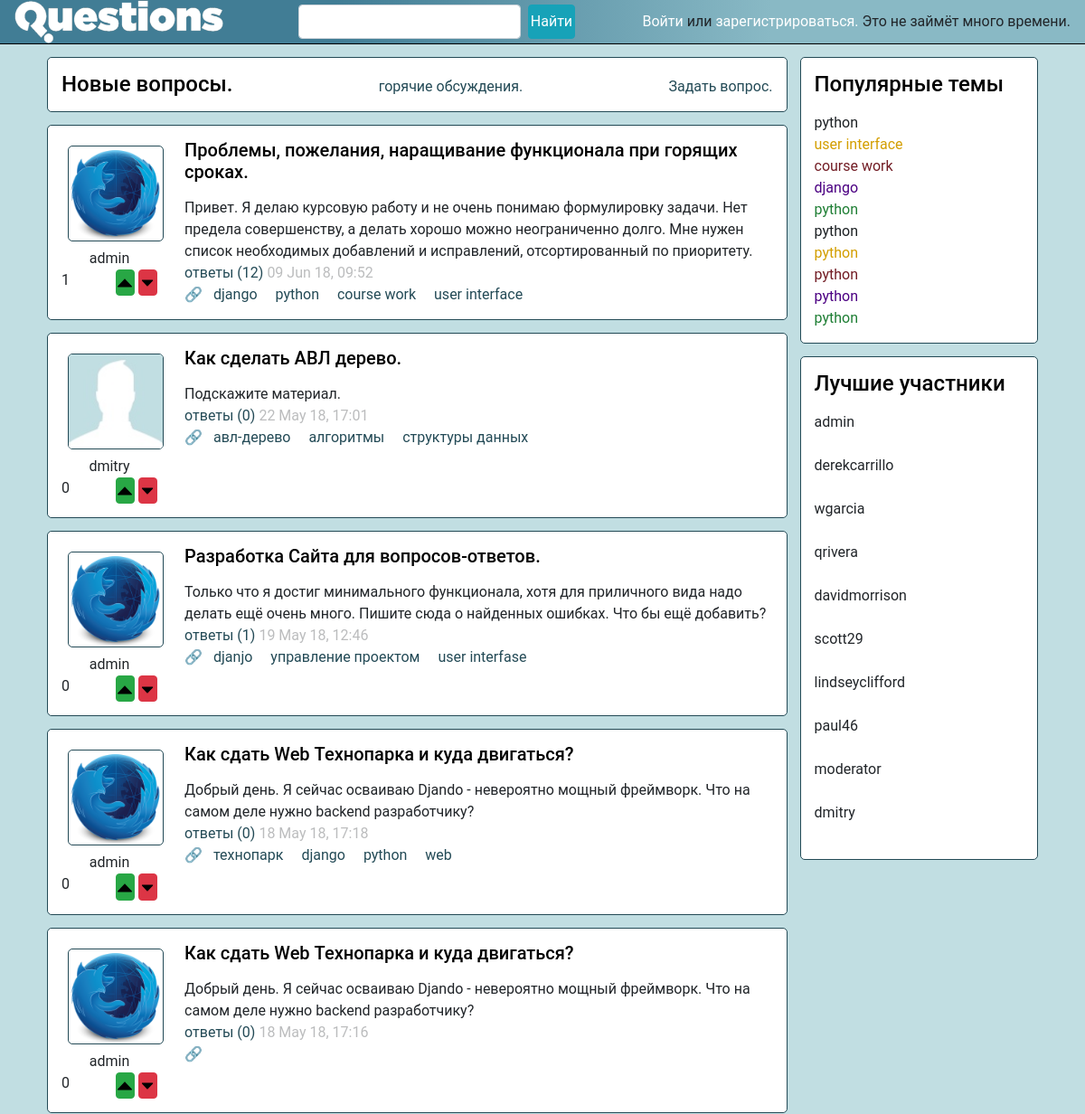
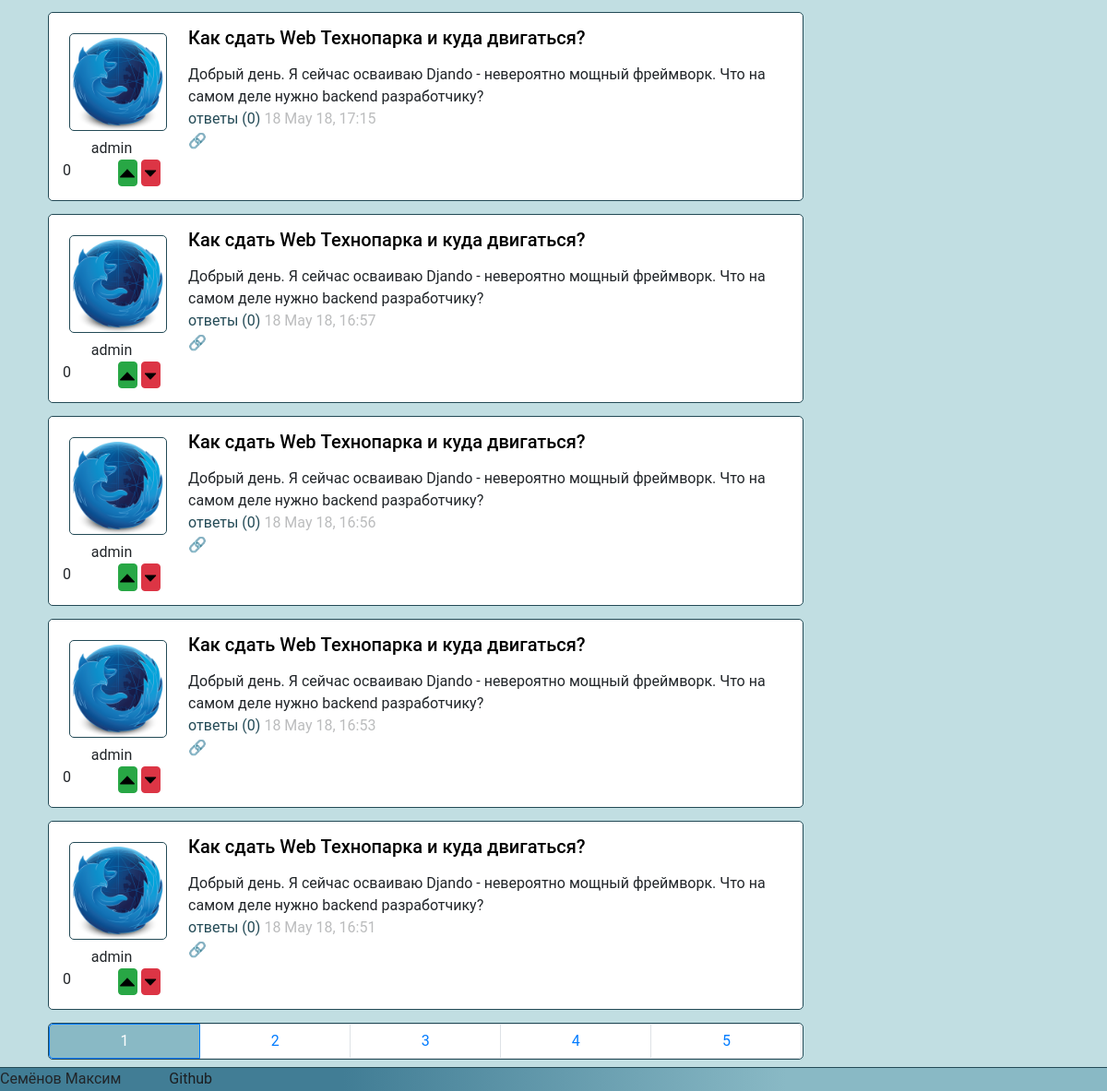
The page / on the database its author committed (2 pictures, top to bottom).
### question_answer/models.py (models this page shows)
class Question(models.Model):
    id = models.AutoField(primary_key=True)
    title = models.TextField()
    text = models.TextField()
    profile_id = models.ForeignKey(Profile, null=True, on_delete=models.SET_NULL)
    time = models.DateTimeField()
    rating = models.IntegerField(default=0)
    tags = models.ManyToManyField(Tag)

class Tag(models.Model):
    text = models.TextField()

class ExcerptTag(models.Model):
    text = models.TextField()

class ExcerptUsername(models.Model):
    username = models.TextField()

### question_answer/views.py (the view)
# urls.py: path('', views.new_questions, ),
def new_questions(request, page=1):
    context = prepearer.new_questions(page_number=page)
    return render(request, 'question_answer/all_questions.html', context=context)

### question_answer/context_processors.py (called while the page is built)
def extract_top_tag(request):
    return {
        "excerpt_tags": [i.text for i in models.ExcerptTag.objects.all()]
    }

def extract_top_users(request):
    return {
        "excerpt_usernames": [i.username for i in models.ExcerptUsername.objects.all()]
    }

### question_answer/data_prepearing.py (called while the page is built)
    def __new_questions(self):
        return my_db.Question.objects \
            .order_by("-time")

    def new_questions(self, page_number):
        questions_queryset = self.__new_questions()
        context = self.__prepare_data(questions_queryset, page_number)
        return context

### question_answer/paginator_lib.py (called while the page is built)
def five_before(page):
    if page.number <= 5:
        return [x for x in range(1, page.number)]
    else:
        return [x for x in range(page.number - 5, page.number)]

def five_after(page):
    if page.paginator.num_pages - page.number <= 5:
        return [x for x in range(page.number + 1, page.paginator.num_pages + 1)]
    else:
        return [x for x in range(page.number + 1, page.number + 5)]

def paginator_wrap(quwery_set, page_number):
    p = django.core.paginator.Paginator(quwery_set, 10)
    return p.get_page(page_number)

### question_answer/templates/question_answer/all_questions.html (shortened to what this page needs)
{% extends "question_answer/questions_tape.html" %}
{% block section_header %}
    <div class="main-captions bordered">
        <h4>Новые вопросы.</h4>
        <a href="{% url 'hot' 1 %}">горячие обсуждения.</a>
        <a href="{% url 'ask' %}">Задать вопрос.</a>
    </div>
{% endblock section_header %}
{% block pagination %}
    <nav class="bordered">
        <div class="pagination">
            <div class="page-item active">
                <a class="page-link" href="{% url 'new' current_page %}">{{ current_page }}</a>
            </div>
            {% for next_page in next_pages %}
                <div class="page-item">
                    <a class="page-link" href="{% url 'new' next_page %}">{{ next_page }}</a>
                </div>
            {% endfor %}
        </div>
    </nav>
{% endblock pagination %}

### question_answer/templates/question_answer/questions_tape.html (shortened to what this page needs)
{% extends "question_answer/basic_page.html" %}
{% block links_in_header %}
    <link rel="stylesheet" href="/static/question_answer/hot_qestions.css" type="text/css">
{% endblock links_in_header %}
{% block main_content %}
    <div class="main-container d-flex flex-column">
        {% block section_header %}{% endblock section_header %}
        {% for question in questions %}
            <div class="question bordered">
                <div class="col-2">
                    <img class="img-filling bordered" src="{{ question.avatar_url }}">
                    <div class="text-center">{{ question.nickname }}</div>
                    <div class="rating-counter">
                        <span>{{ question.rating }}</span>
<form method="post" action="{% url "evaluation_of_questions" %}">
    <button type="submit" class="btn btn-success btn-up" name="action" value="plus">
        <svg xmlns="http://www.w3.org/2000/svg" class="icon icon--ui__rating-up icon--ui__rating-up_comments">
    <use xlink:href="#icon--ui__rating-up"></use>
</svg>
    </button>
    <button type="submit" class="btn btn-danger btn-down" name="action" value="minus">
        <svg xmlns="http://www.w3.org/2000/svg" class="icon icon--ui__rating-down icon--ui__rating-down_comments">
    <use xlink:href="#icon--ui__rating-down"></use>
</svg>
    </button>
</form>
                    </div>
                </div>
                <div class="qestion__content col-10">
                    <a href="{% url "question" question.id %}"><h5>{{ question.title }}</h5></a>
                    <div>{{ question.text }}</div>
                    <div>
                        <a href="{% url "question" question.id %}">ответы ({{ question.answers }})</a>
                        <span class="question_time">{{ question.time }}</span>
                    </div>
                    <div class="tags-field">
                        🔗
                        {% for tag in question.tags %}
                            <a href="{% url "tag" tag %}">{{ tag }}</a>
                        {% endfor %}
                    </div>
                </div>
            </div>
        {% endfor %}
    </div>
    {% block pagination %}{% endblock pagination %}
{% endblock main_content %}

### question_answer/templates/question_answer/basic_page.html (shortened to what this page needs)
<!DOCTYPE html>
<html lang="en">
<head>
    <link type="text/css" rel="stylesheet" href="/static/bootstrap/bootstrap.min.css">
    <link type="text/css" rel="stylesheet" href="/static/question_answer/basic_page.css">
    {% load static %}
    {% block links_in_header %}{% endblock links_in_header %}
</head>
<body>
<header class="gradient_backgraund">
    <a class="d-flex" href="/"><img class="logo" src="/static/img/question-logo-white.png"/></a>
    <form class="d-flex flex-row">
        <input class="form-control search-field" placeholder="" type="text">
        <button class="btn btn-info" type="submit">Найти</button>
    </form>
    {% if user.is_authenticated %}
        <div class="avatar-wrapper">
            <div class="">
                <img src="{{ user.profile.avatar.url }}" class="user-avatar bordered">
            </div>
            <div class="action-login">
                <h5 class="nickname">{{ user.first_name }}</h5>
                <a href="{% url "settings" %}">Настройки</a>
                <form class="logout-link" action="{% url "logout" %}" method="POST">
                    {% csrf_token %}
                    <input class="btn btn-link" type="submit" value="Выйти">
                </form>
            </div>
        </div>
    {% else %}
        <div><a href="{% url "login" %}">Войти</a> или <a href="{% url "signup" %}">зарегистрироваться.</a> Это не
            займёт много времени.
        </div>
    {% endif %}
</header>
<div class="container d-flex flex-column flex-lg-row flex-xl-row">
    <main class="right-column">
        {% block main_content %}{% endblock main_content %}
    </main>
    <div class="d-flex flex-row col-12 flex-lg-column col-lg-3 flex-xl-column col-xl-3 left-column">
        <div class="popular-tags-wrapper bordered flex-column">
            <h4 class="d-flex">Популярные темы</h4>
            <div class="popular-tags d-flex flex-column">
                {% for tag in excerpt_tags %}
                    <a class="d-flex" href="{% url 'tag' tag %}">{{ tag }}</a>
                {% endfor %}
            </div>
        </div>
        <div class="best-members-wrapper bordered flex-column">
            <h4 class="d-flex">Лучшие участники</h4>
            <div class="best-members d-flex flex-column">
                {% for username in excerpt_usernames %}
                    <div class="member d-flex">{{ username }}</div><br>
                {% endfor %}
            </div>
        </div>
    </div>
</div>
<div class="crutch_for_footer"></div>
<footer class="gradient_backgraund">
    <span>Семёнов Максим</span>
    <a href="https://github.com/OlegSchwann/Technopark-Web" class="github_link">Github</a>
</footer>
</body>
</html>

### static/question_answer/basic_page.css (style rules this page uses)
.bordered { border: 1px solid #234a56; border-radius: 5px; background: white; margin: 7px; }
h1, h2, h3, h4, h5, h6 { margin-bottom: 1pc; margin-top: 0; color: #000000; }
a { color: #234a56; }
html { position: relative; min-height: 100%; }
body { font-family: "Roboto", "Lucida Grande", "DejaVu Sans", "Bitstream Vera Sans", Verdana, Arial, sans-serif; background: #c1dee2; margin: 0; }
header { display: flex; flex-direction: row; justify-content: space-between; align-items: center; padding-left: 1rem; padding-right: 1rem; border-bottom: solid black 1px; margin-bottom: 7px; }
.gradient_backgraund { background: #417d95; background: -moz-linear-gradient(left, #417d95 31%, #89b9c5 71%); background: -webkit-linear-gradient(left, #417d95 31%, #89b9c5 71%); background: linear-gradient(to right, #417d95 31%, #89b9c5 71%); filter: progid:DXImageTransform.Microsoft.gradient(startColorstr='#417d95', endColorstr='#89b9c5', GradientType=1); }
.gradient_backgraund a, .btn-link, .btn-link:hover { color: #ffffff; }
.logo { height: 3rem; }
.search-field { margin-left: 0.5rem; margin-right: 0.5rem; width: auto; display: flex; flex-grow: 1; }
.img-filling { max-width: 100%; min-width: 100%; }
.left-column { padding-left: 0; padding-right: 0; margin: 0; align-content: stretch; }
.right-column { padding-right: 0; }
.popular-tags-wrapper { display: flex; flex-grow: 1; padding: 15px; margin-bottom: 7px; }
.popular-tags a:nth-child(5n+0) { color: #1e7e34; }
.popular-tags a:nth-child(5n+1) { color: #1d2124; }
.popular-tags a:nth-child(5n+2) { color: #d39e00; }
.popular-tags a:nth-child(5n+3) { color: #721c24; }
.popular-tags a:nth-child(5n+4) { color: indigo; }
.best-members-wrapper { display: flex; flex-grow: 1; padding: 15px; }
.best-members { display: flex; flex-direction: column; }
.member { display: block; }
.page-item.active a.page-link { background-color: #89b9c5; }
@media (min-width: 960px) { .left-column { align-content: flex-start; } }
@media (min-width: 960px) { .popular-tags-wrapper { flex-grow: 0; } }
@media (min-width: 960px) { .best-members-wrapper { flex-grow: 0; } }
.question_time { opacity: 0.3; }
.crutch_for_footer { min-height: calc(1.6rem + 1px); }
footer { position: absolute; bottom: 0; width: 100%; margin-top: 7px; border-top: 1px solid #234a56; height: 1.6rem; }
.github_link { color: #1b1e21 !important; margin-left: 3rem; }

### static/question_answer/hot_qestions.css (style rules this page uses)
.main-captions { display: flex; align-items: flex-end; justify-content: space-between; padding: 15px; }
.main-captions h4 { margin: 0; }
.question { display: flex; flex-direction: row; padding-top: 15px; padding-bottom: 15px; }
.img-filling { max-width: 100%; min-width: 100%; }
.rating-counter { display: flex; flex-direction: row; align-content: center; justify-content: space-between; }
.btn { padding: 0.1rem; }
.btn-up svg { width: 1rem; height: 1rem; }
.btn-down svg { width: 1rem; height: 1rem; padding: 0.1rem; }
.tags-field a { margin-left: 0.5em; margin-right: 0.5em; }
.page-item { flex-grow: 1; text-align: center; }

### rows shown on the page
Question: title "Проблемы, пожелания, наращивание функционала при горящих сроках.", text "Привет. Я делаю курсовую работу и не очень понимаю формулировку задачи. Нет предела совершенству, а делать хорошо можно неограниченно долго. Мне нужен список необходимых добавлений и исправлений, отсортированный по приоритету."
Tag: tags "django" "django"
Tag: tags "python" "python"
Tag: tags "course work"
Tag: tags "user interface"
Question: title "Как сделать АВЛ дерево.", text "Подскажите материал."
Tag: tags "авл-дерево"
Tag: tags "алгоритмы"
Tag: tags "структуры данных"
Question: title "Разработка Сайта для вопросов-ответов.", text "Только что я достиг минимального функционала, хотя для приличного вида надо делать ещё очень много. Пишите сюда о найденных ошибках. Что бы ещё добавить?"
Tag: tags "djanjo"
Tag: tags "управление проектом"
Tag: tags "user interfase"
Question: title "Как сдать Web Технопарка и куда двигаться?", text "Добрый день. Я сейчас осваиваю Djando - невероятно мощный фреймворк. Что на самом деле нужно backend разработчику?"
Tag: tags "технопарк"
Tag: tags "web"
Question: title "Как сдать Web Технопарка и куда двигаться?", text "Добрый день. Я сейчас осваиваю Djando - невероятно мощный фреймворк. Что на самом деле нужно backend разработчику?"
Question: title "Как сдать Web Технопарка и куда двигаться?", text "Добрый день. Я сейчас осваиваю Djando - невероятно мощный фреймворк. Что на самом деле нужно backend разработчику?"
Question: title "Как сдать Web Технопарка и куда двигаться?", text "Добрый день. Я сейчас осваиваю Djando - невероятно мощный фреймворк. Что на самом деле нужно backend разработчику?"
Question: title "Как сдать Web Технопарка и куда двигаться?", text "Добрый день. Я сейчас осваиваю Djando - невероятно мощный фреймворк. Что на самом деле нужно backend разработчику?"
Question: title "Как сдать Web Технопарка и куда двигаться?", text "Добрый день. Я сейчас осваиваю Djando - невероятно мощный фреймворк. Что на самом деле нужно backend разработчику?"
Question: title "Как сдать Web Технопарка и куда двигаться?", text "Добрый день. Я сейчас осваиваю Djando - невероятно мощный фреймворк. Что на самом деле нужно backend разработчику?"
ExcerptTag: excerpt_tags "python"
ExcerptTag: excerpt_tags "user interface"
ExcerptTag: excerpt_tags "course work"
ExcerptTag: excerpt_tags "django"
ExcerptTag: excerpt_tags "python"
ExcerptTag: excerpt_tags "python"
ExcerptTag: excerpt_tags "python"
ExcerptTag: excerpt_tags "python"
ExcerptTag: excerpt_tags "python"
ExcerptTag: excerpt_tags "python"
ExcerptUsername: excerpt_usernames "admin"
ExcerptUsername: excerpt_usernames "derekcarrillo"
ExcerptUsername: excerpt_usernames "wgarcia"
ExcerptUsername: excerpt_usernames "qrivera"
ExcerptUsername: excerpt_usernames "davidmorrison"
ExcerptUsername: excerpt_usernames "scott29"
ExcerptUsername: excerpt_usernames "lindseyclifford"
ExcerptUsername: excerpt_usernames "paul46"
ExcerptUsername: excerpt_usernames "moderator"
ExcerptUsername: excerpt_usernames "dmitry"

### other values the page prints
{{ question.nickname }} "admin" "dmitry" "admin" "admin" "admin" "admin" "admin" "admin" "admin" "admin"
{{ question.rating }} "1" "0" "0" "0" "0" "0" "0" "0" "0" "0"
{{ question.answers }} "12" "0" "1" "0" "0" "0" "0" "0" "0" "0"
{{ question.time }} "09 Jun 18, 09:52" "22 May 18, 17:01" "19 May 18, 12:46" "18 May 18, 17:18" "18 May 18, 17:16" "18 May 18, 17:15" "18 May 18, 16:57" "18 May 18, 16:56" "18 May 18, 16:53" "18 May 18, 16:51"
{{ current_page }} "1"
{{ next_page }} "2" "3" "4" "5"
